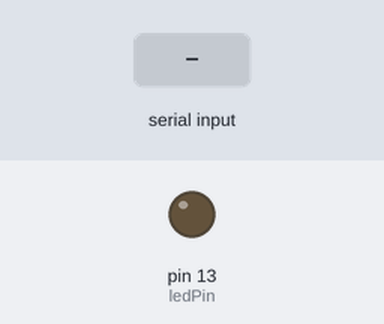
Bench run of a sketch on a simulated Arduino Uno, built with avr-gcc and run on an emulated ATmega328P. Parts: output pins drawn as LEDs (lit = HIGH). The inputs (shaded band) are chosen by the test bench.

Above: at 1.7 s.
1.8 s: "SINAL_ROCK\n" received over Serial
At 2.1 s:
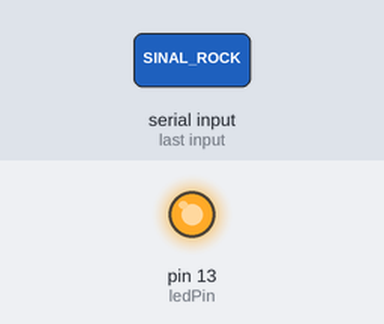
Timing chart, 0 to 4.8 s (numbered marks = the images above; inputs shaded):
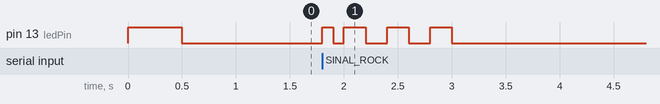

Measured:
- after the input at 1.8 s, pin 13 (ledPin): LOW → HIGH at once, → LOW 0.10 s later, → HIGH 0.10 s later, → LOW 0.20 s later, … (8 changes in this stretch)

The sketch:

script.ino
```cpp
const int ledPin = LED_BUILTIN;
String comando;

void setup() {
  Serial.begin(115200);

  pinMode(ledPin, OUTPUT);

  digitalWrite(ledPin, HIGH);
  delay(500);
  digitalWrite(ledPin, LOW);
}

void loop() {
  if (Serial.available() > 0) {
    comando = Serial.readStringUntil('\n');

    piscarLed(1, 100);

    if (comando  == "SINAL_ROCK") {
      piscarLed(3, 200);
    }

    if (comando == "MAO_FECHADA") {
      digitalWrite(ledPin, HIGH);
      delay(1000);
      digitalWrite(ledPin, LOW);
    }
  }
}

void piscarLed(int vezes, int duracao) {
  for (int i = 0; i < vezes; i++) {
    digitalWrite(ledPin, HIGH);
    delay(duracao);
    digitalWrite(ledPin, LOW);
    delay(duracao);
  }
}
```
